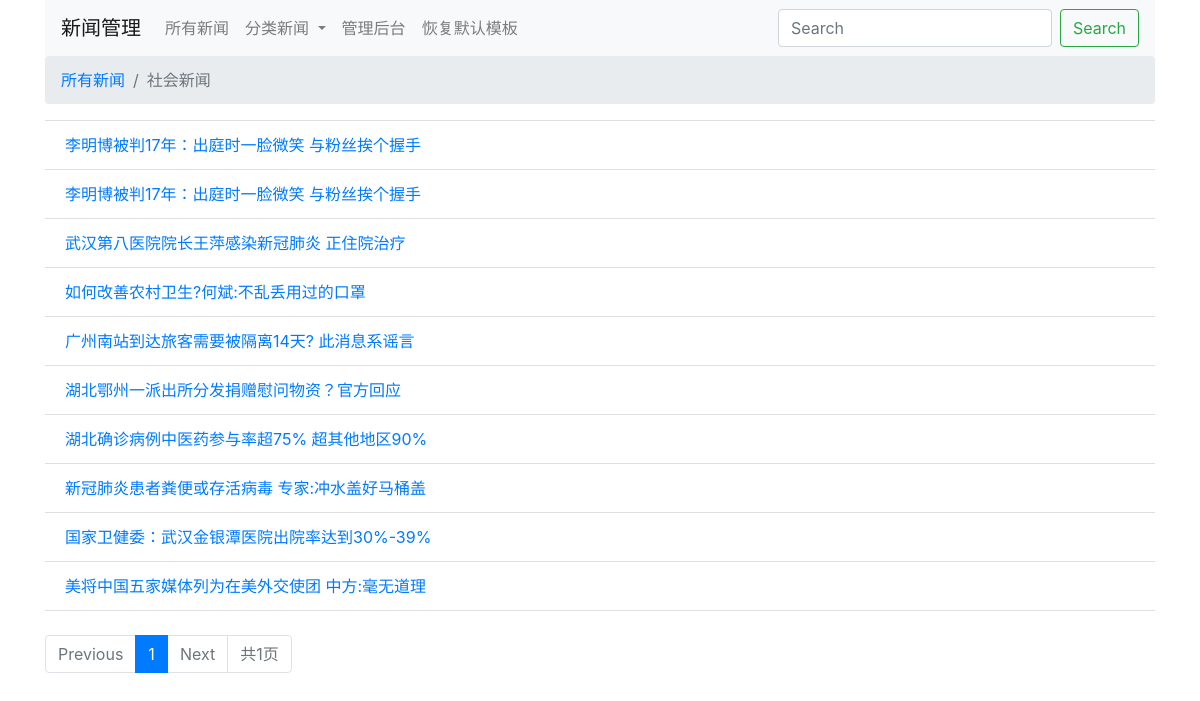
The app's page /posts/?category=社会新闻 with its own data.
### main/models.py (models this page shows, shortened)
class Post(models.Model):
    title = models.CharField(max_length=1024, null=False)
    category = models.CharField(max_length=64)
    content = models.TextField()
    timestamp = models.DateTimeField()
    url = models.URLField()

### main/views.py (the view)
# urls.py: path('', views.PostList.as_view(), name='index'),
class PostList(ListView):
    model = Post
    paginate_by = 20
    context_object_name = 'posts'
    def get_queryset(self):
        category = self.request.GET.get('category')
        keyword = self.request.GET.get('keyword')
        if category:
            return Post.objects.filter(category=category)
        elif keyword:
            return Post.objects.filter(title__contains=keyword)
        else:
            return Post.objects.all()

### main/context_processors.py (called while the page is built)
def categories(request):
    query = Post.objects.values('category').distinct()
    categories = [item['category'] for item in query]
    return {
        'categories': categories
    }

### main/templates/main/post_list.html
{% extends 'main/base.html' %}
{% block content %}
<nav aria-label="breadcrumb">
    <ol class="breadcrumb">
        {% if request.GET.category %}
        <li class="breadcrumb-item"><a href="{% url 'posts' %}">所有新闻</a></li>
        <li class="breadcrumb-item active" aria-current="page">{{request.GET.category}}</li>
        {% else %}
        <li class="breadcrumb-item active" aria-current="page">所有新闻</li>
        {% endif %}
    </ol>
</nav>
<ul class="list-group list-group-flush">
    {% for post in posts %}
    <li class="list-group-item"><a href="{% url 'post' post.id %}">{{ post.title }}</a></li>
    {% endfor %}
</ul>
<br>
<nav aria-label="...">
    <ul class="pagination">
        {% if not page_obj.has_previous %}
        <li class="page-item disabled">
            <a class="page-link" href="#" tabindex="-1">Previous</a>
        </li>
        {% else %}
        <li class="page-item disabled">
            <a class="page-link" href="?page={{page_obj.previous_page_number}}" tabindex="-1">Previous</a>
        </li>
        {% endif %}
        <li class="page-item active">
            <a class="page-link" href="#">{{page_obj.number}}<span class="sr-only">(current)</span></a>
        </li>
        {% if not page_obj.has_next %}
        <li class="page-item disabled">
            <a class="page-link" href="#" tabindex="-1">Next</a>
        </li>
        {% else %}
        <li class="page-item">
            <a class="page-link" href="?page={{page_obj.next_page_number}}" tabindex="-1">Next</a>
        </li>
        {% endif %}
        <li class="page-item disabled">
            <a href="" class="page-link">共{{page_obj.paginator.num_pages}}页</a>
        </li>
    </ul>
</nav>
{% endblock %}

### records on screen
Post: title "李明博被判17年：出庭时一脸微笑 与粉丝挨个握手"
Post: title "李明博被判17年：出庭时一脸微笑 与粉丝挨个握手"
Post: title "武汉第八医院院长王萍感染新冠肺炎 正住院治疗"
Post: title "如何改善农村卫生?何斌:不乱丢用过的口罩"
Post: title "广州南站到达旅客需要被隔离14天? 此消息系谣言"
Post: title "湖北鄂州一派出所分发捐赠慰问物资？官方回应"
Post: title "湖北确诊病例中医药参与率超75% 超其他地区90%"
Post: title "新冠肺炎患者粪便或存活病毒 专家:冲水盖好马桶盖"
Post: title "国家卫健委：武汉金银潭医院出院率达到30%-39%"
Post: title "美将中国五家媒体列为在美外交使团 中方:毫无道理"

### other values on screen
{{ request.GET.category }} "社会新闻"
{{ page_obj.number }} "1"
{{ page_obj.paginator.num_pages }} "1"
